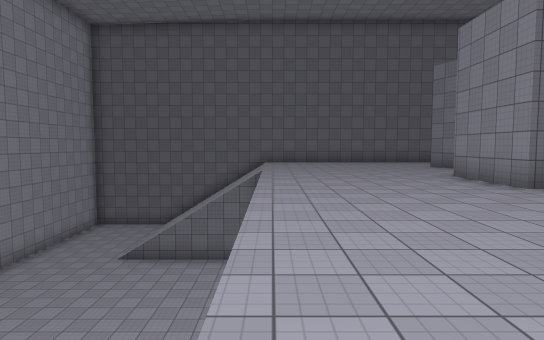
View 1 (above)

22 first-person views from a walk through a 3-D level made in the Unity game engine. The camera is 1.5 m above the floor, tilts 4° down and sees 75° across. The floor is counted in squares, 2 m on a side. Each view is taken from the middle of a square. On the plan, view 1 faces up. The plan holds only what a view shows up to about 11 squares ahead; the rest is blank. The place goes on beyond the plan. The player is left out. Surface patterns are stand-ins for the level's own textures.

View 2
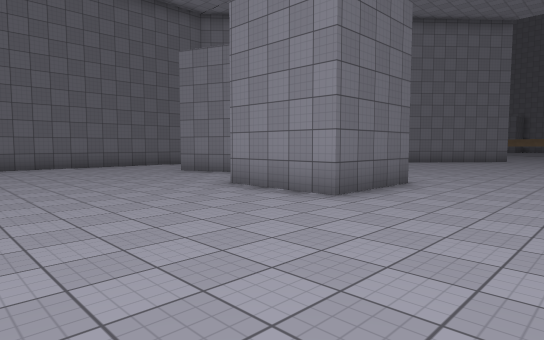

View 3
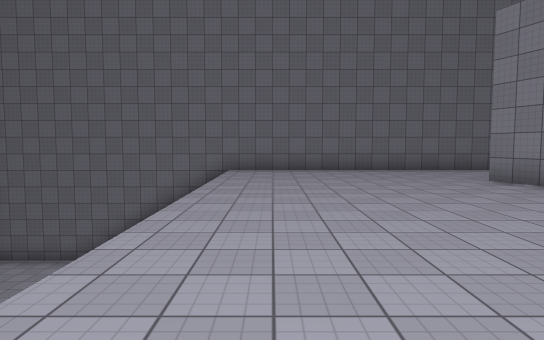

View 4
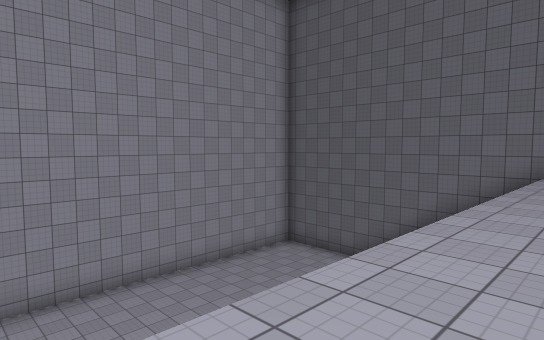

View 5
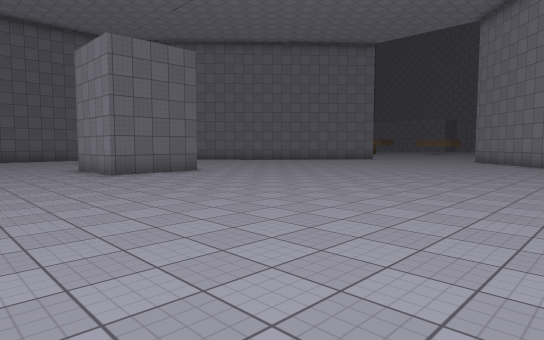

View 6
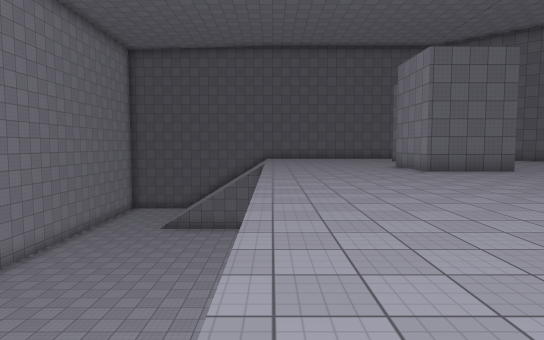

View 7
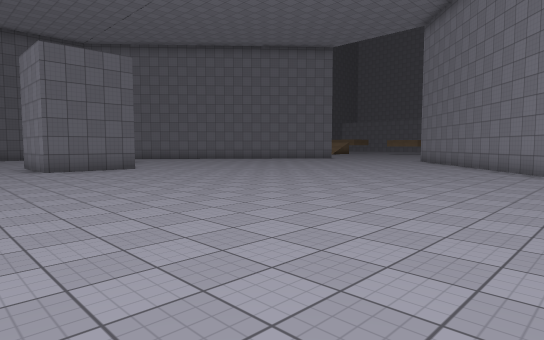

View 8
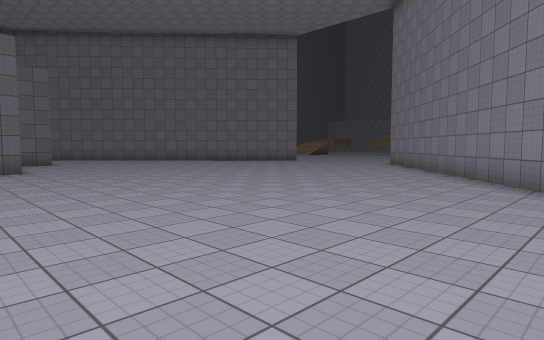

View 9
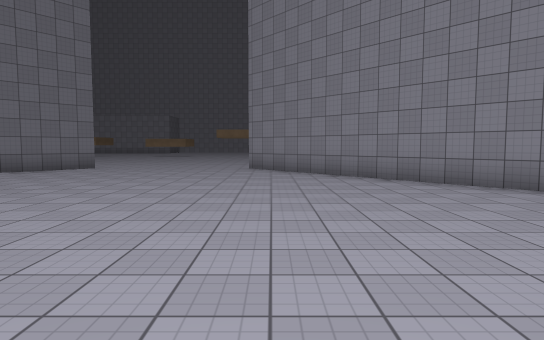

View 10
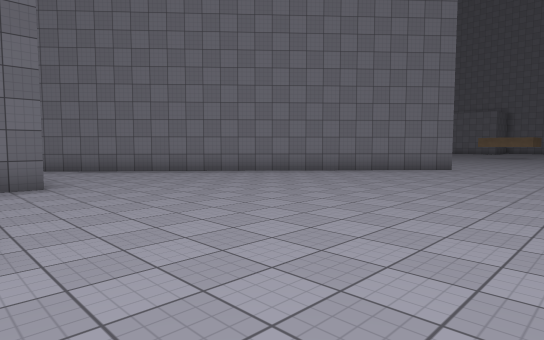

View 11
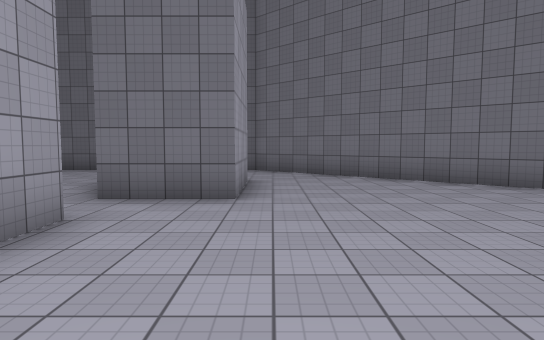

View 12
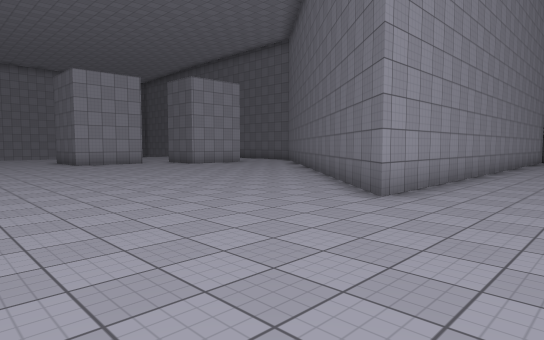

View 13
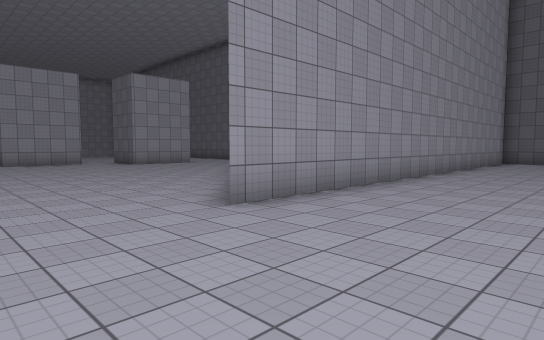

View 14
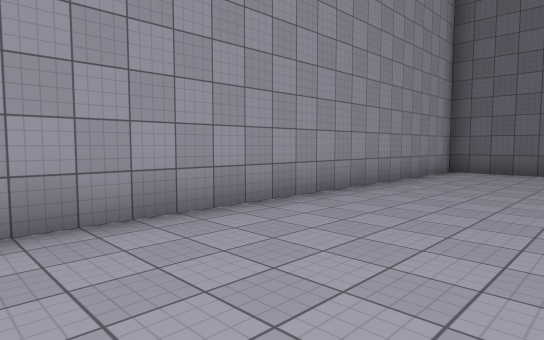

View 15
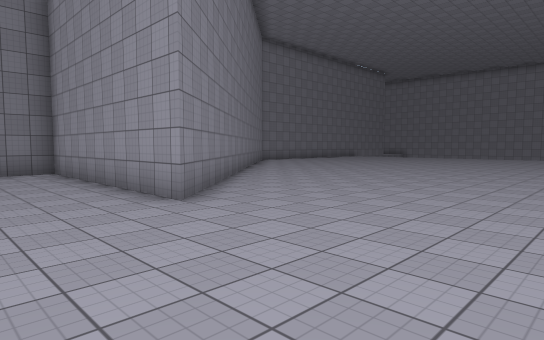

View 16
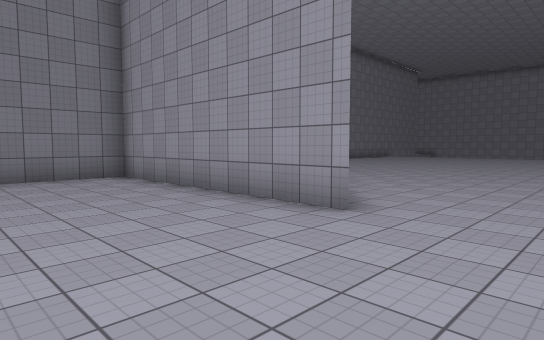

View 17
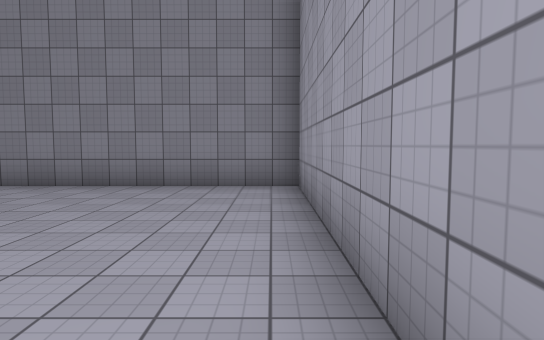

View 18
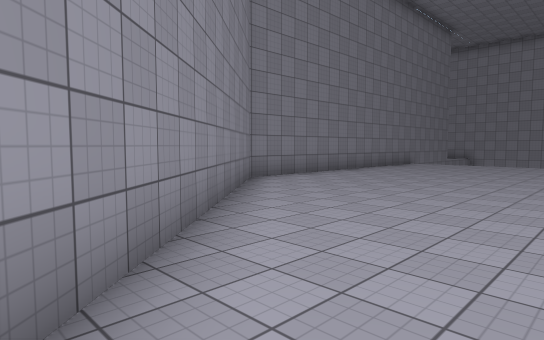

View 19
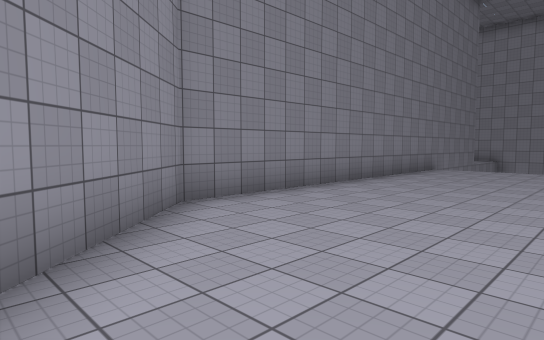

View 20
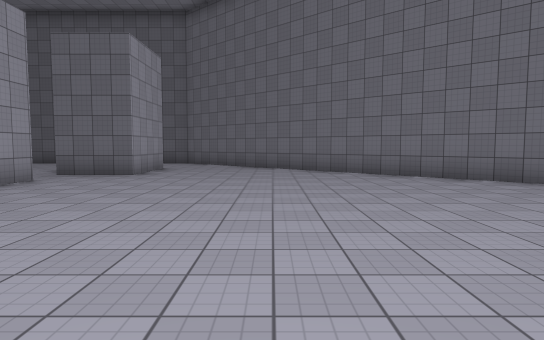

View 21
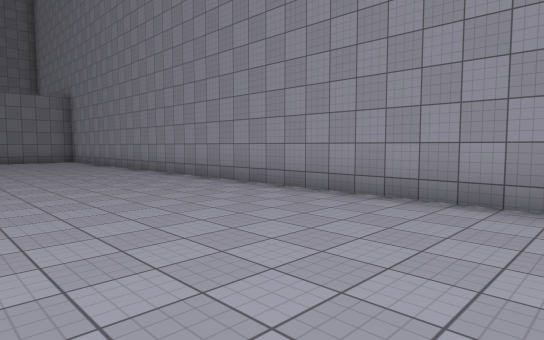

View 22
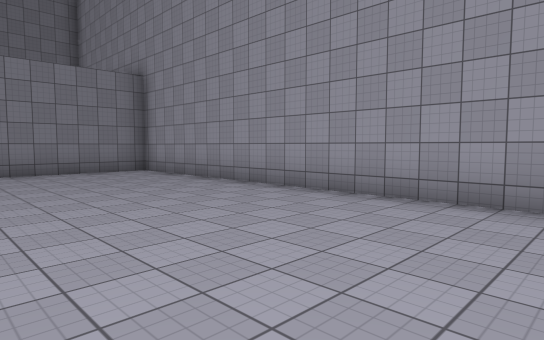

### Floor plan
Key: @ floor where view 1 was taken; # wall or solid block; . main floor; - floor 5.5 m lower than the main floor; / step, stairs or slope.
Columns run from 8 left of view 1 to 22 right of it. Each row starts with its distance up from view 1.
 21                           ####
 20                           #...
 19                           #...
 18                           #...
 17                           #...
 16  #################        #...
 15  ---    ..........#       #...
 14   --    ...........##     #....
 13 #---    .......  ...##    #....
 12 #---    ......###....##   #....
 11 #---////......###.....##  #....
 10 #-------.......##......## #....
  9 #-------................###...
  8 #-------.....###.........##....
  7 #-------.....###..........#....
  6 #-------.....##................
  5 #-------.......................
  4 #-------.......................
  3 #-------.......................
  2 #-------.......................
  1 #-----  ..................#....
  0 #-----  @................##....
 -1 #-----  ................###....
 -2 #----   ...............## #....
 -3 #----   ..............#   #....
 -4 #----   ............##    #....
 -5 #----   ...........##     #####
 -6 #----   ..........##
 -7 #----   .........##
 -8 #####   #

Positions as (right, up) in squares from view 1, and headings:
1: (0, 0), facing up
2: (0, 3), facing up-right
3: (1, 5), facing up
4: (1, 6), facing up-left
5: (1, -3), facing up-right
6: (0, -4), facing up
7: (2, -5), facing up-right
8: (5, -5), facing up-right
9: (7, 1), facing right
10: (7, 3), facing up-right
11: (9, 5), facing up
12: (21, 2), facing up-left
13: (22, 4), facing up-left
14: (22, 10), facing up-left
15: (21, 6), facing down-left
16: (22, 4), facing down-left
17: (19, 2), facing down
18: (14, -1), facing down-left
19: (11, -3), facing down-left
20: (12, 1), facing up
21: (-3, 10), facing down-left
22: (-3, 3), facing down-left
